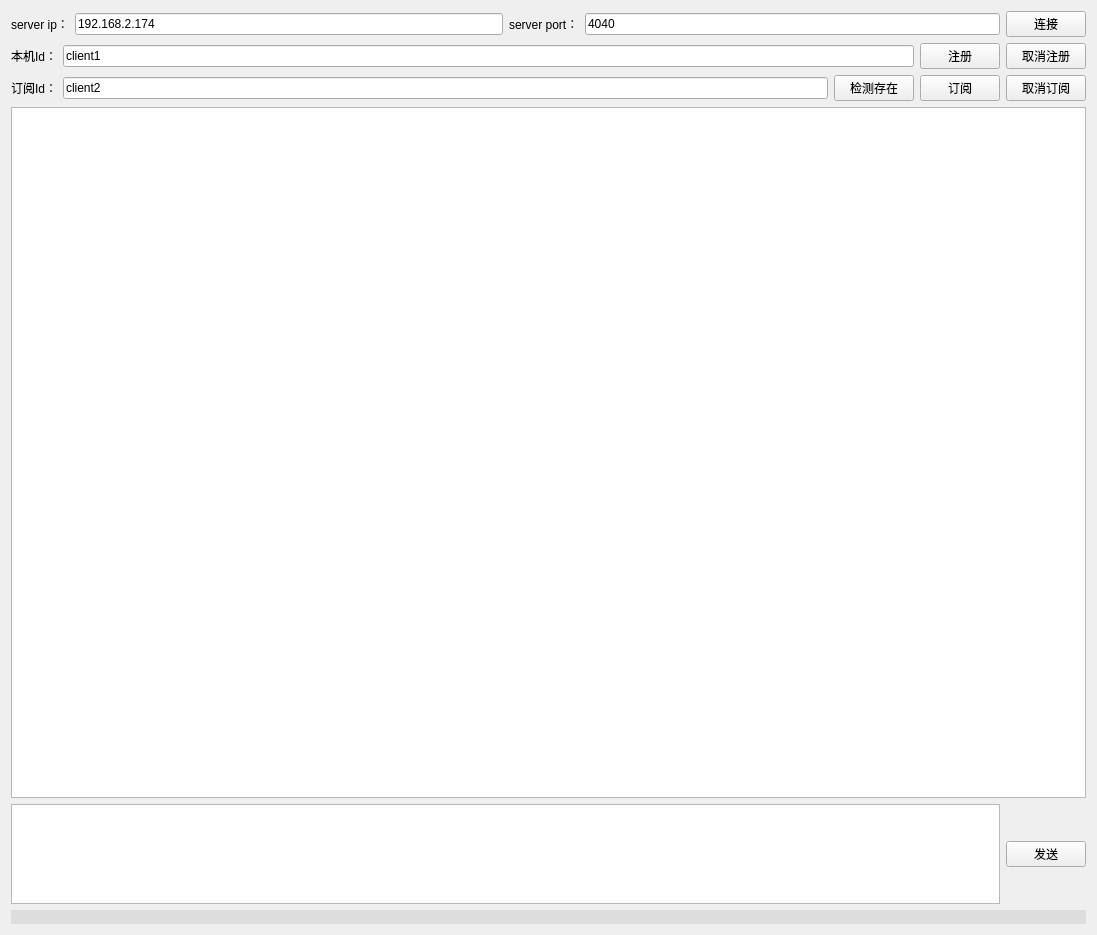
<?xml version="1.0" encoding="UTF-8"?>
<ui version="4.0">
 <class>testStupidP2PPythonAPI</class>
 <widget class="QWidget" name="testStupidP2PPythonAPI">
  <property name="geometry">
   <rect>
    <x>0</x>
    <y>0</y>
    <width>1097</width>
    <height>935</height>
   </rect>
  </property>
  <property name="windowTitle">
   <string>test stupidP2P Python API</string>
  </property>
  <layout class="QVBoxLayout" name="verticalLayout_2">
   <item>
    <layout class="QHBoxLayout" name="horizontalLayout_5">
     <item>
      <layout class="QHBoxLayout" name="horizontalLayout">
       <item>
        <widget class="QLabel" name="label_server_ip">
         <property name="styleSheet">
          <string notr="true">font: 75 14pt &quot;Arial&quot;;</string>
         </property>
         <property name="text">
          <string>server ip：</string>
         </property>
        </widget>
       </item>
       <item>
        <widget class="QLineEdit" name="lineEdit_server_ip">
         <property name="styleSheet">
          <string notr="true">font: 75 14pt &quot;Arial&quot;;</string>
         </property>
         <property name="text">
          <string>192.168.2.174</string>
         </property>
        </widget>
       </item>
      </layout>
     </item>
     <item>
      <layout class="QHBoxLayout" name="horizontalLayout_2">
       <item>
        <widget class="QLabel" name="label_server_port">
         <property name="styleSheet">
          <string notr="true">font: 75 14pt &quot;Arial&quot;;</string>
         </property>
         <property name="text">
          <string>server port：</string>
         </property>
        </widget>
       </item>
       <item>
        <widget class="QLineEdit" name="lineEdit_server_port">
         <property name="styleSheet">
          <string notr="true">font: 75 14pt &quot;Arial&quot;;</string>
         </property>
         <property name="text">
          <string>4040</string>
         </property>
        </widget>
       </item>
      </layout>
     </item>
     <item>
      <widget class="QPushButton" name="pushButton_connection">
       <property name="styleSheet">
        <string notr="true">font: 75 14pt &quot;Arial&quot;;</string>
       </property>
       <property name="text">
        <string>连接</string>
       </property>
      </widget>
     </item>
    </layout>
   </item>
   <item>
    <layout class="QHBoxLayout" name="horizontalLayout_6">
     <item>
      <layout class="QHBoxLayout" name="horizontalLayout_3">
       <item>
        <widget class="QLabel" name="label_my_id">
         <property name="styleSheet">
          <string notr="true">font: 75 14pt &quot;Arial&quot;;</string>
         </property>
         <property name="text">
          <string>本机Id：</string>
         </property>
        </widget>
       </item>
       <item>
        <widget class="QLineEdit" name="lineEdit_my_id">
         <property name="styleSheet">
          <string notr="true">font: 75 14pt &quot;Arial&quot;;</string>
         </property>
         <property name="text">
          <string>client1</string>
         </property>
        </widget>
       </item>
      </layout>
     </item>
     <item>
      <widget class="QPushButton" name="pushButton_register">
       <property name="styleSheet">
        <string notr="true">font: 75 14pt &quot;Arial&quot;;</string>
       </property>
       <property name="text">
        <string>注册</string>
       </property>
      </widget>
     </item>
     <item>
      <widget class="QPushButton" name="pushButton_unregister">
       <property name="styleSheet">
        <string notr="true">font: 75 14pt &quot;Arial&quot;;</string>
       </property>
       <property name="text">
        <string>取消注册</string>
       </property>
      </widget>
     </item>
    </layout>
   </item>
   <item>
    <layout class="QHBoxLayout" name="horizontalLayout_4">
     <item>
      <widget class="QLabel" name="label_subscribe_id">
       <property name="styleSheet">
        <string notr="true">font: 75 14pt &quot;Arial&quot;;</string>
       </property>
       <property name="text">
        <string>订阅Id：</string>
       </property>
      </widget>
     </item>
     <item>
      <widget class="QLineEdit" name="lineEdit_subscribe_id">
       <property name="styleSheet">
        <string notr="true">font: 75 14pt &quot;Arial&quot;;</string>
       </property>
       <property name="text">
        <string>client2</string>
       </property>
      </widget>
     </item>
     <item>
      <widget class="QPushButton" name="pushButton_check_alive">
       <property name="styleSheet">
        <string notr="true">font: 75 14pt &quot;Arial&quot;;</string>
       </property>
       <property name="text">
        <string>检测存在</string>
       </property>
      </widget>
     </item>
     <item>
      <widget class="QPushButton" name="pushButton_subscribe">
       <property name="styleSheet">
        <string notr="true">font: 75 14pt &quot;Arial&quot;;</string>
       </property>
       <property name="text">
        <string>订阅</string>
       </property>
      </widget>
     </item>
     <item>
      <widget class="QPushButton" name="pushButton_unsubscribe">
       <property name="styleSheet">
        <string notr="true">font: 75 14pt &quot;Arial&quot;;</string>
       </property>
       <property name="text">
        <string>取消订阅</string>
       </property>
      </widget>
     </item>
    </layout>
   </item>
   <item>
    <layout class="QVBoxLayout" name="verticalLayout">
     <item>
      <widget class="QTextBrowser" name="textBrowser_show_receive">
       <property name="styleSheet">
        <string notr="true">font: 75 14pt &quot;Arial&quot;;</string>
       </property>
      </widget>
     </item>
     <item>
      <layout class="QHBoxLayout" name="horizontalLayout_7">
       <item>
        <widget class="QTextEdit" name="textEdit_input">
         <property name="sizePolicy">
          <sizepolicy hsizetype="Expanding" vsizetype="Fixed">
           <horstretch>0</horstretch>
           <verstretch>0</verstretch>
          </sizepolicy>
         </property>
         <property name="maximumSize">
          <size>
           <width>16777215</width>
           <height>100</height>
          </size>
         </property>
         <property name="styleSheet">
          <string notr="true">font: 75 14pt &quot;Arial&quot;;</string>
         </property>
        </widget>
       </item>
       <item>
        <widget class="QPushButton" name="pushButton_send_data">
         <property name="sizePolicy">
          <sizepolicy hsizetype="Fixed" vsizetype="Fixed">
           <horstretch>0</horstretch>
           <verstretch>0</verstretch>
          </sizepolicy>
         </property>
         <property name="styleSheet">
          <string notr="true">font: 75 14pt &quot;Arial&quot;;</string>
         </property>
         <property name="text">
          <string>发送</string>
         </property>
        </widget>
       </item>
      </layout>
     </item>
    </layout>
   </item>
   <item>
    <widget class="QLabel" name="label_tips">
     <property name="styleSheet">
      <string notr="true">background-color: rgb(221, 221, 221);
font: 75 18pt &quot;Arial&quot;;
</string>
     </property>
     <property name="text">
      <string/>
     </property>
    </widget>
   </item>
  </layout>
 </widget>
 <resources/>
 <connections/>
</ui>
